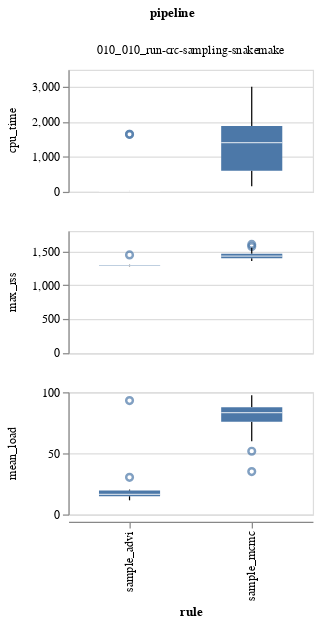

The code cell stored with this chart in its notebook:
### Code cell
benchmark_df_long = benchmark_df[
    ["pipeline", "rule", "step", "cpu_time", "max_rss", "mean_load", "cpu_time"]
].pivot_longer(["pipeline", "rule", "step"])

(
    alt.Chart(benchmark_df_long)
    .mark_boxplot(size=50)
    .encode(
        x="rule",
        y=alt.Y("value", title=""),
        row=alt.Row("variable", title=""),
        column=alt.Column("pipeline"),
    )
    .properties(width=200, height=100)
    .resolve_scale(y="independent")
)

### Figure 1 — Vega-Lite specification as saved in the notebook (floating-point values rounded to 4 significant figures; data arrays with more than 128 entries replaced by an {"elided": "..."} marker saying what was removed)
{"config": {"view": {"continuousWidth": 400, "continuousHeight": 300}}, "data": {"name": "data-c630aeaeba6340b8780d3df4698030a8"}, "mark": {"type": "boxplot", "size": 50}, "encoding": {"column": {"type": "nominal", "field": "pipeline"}, "row": {"type": "nominal", "field": "variable", "title": ""}, "tooltip": [], "x": {"type": "nominal", "field": "rule"}, "y": {"type": "quantitative", "field": "value", "title": ""}}, "height": 100, "resolve": {"scale": {"y": "independent"}}, "width": 200, "$schema": "https://vega.github.io/schema/vega-lite/v4.8.1.json", "datasets": {"data-c630aeaeba6340b8780d3df4698030a8": {"elided": "184 records"}}}
